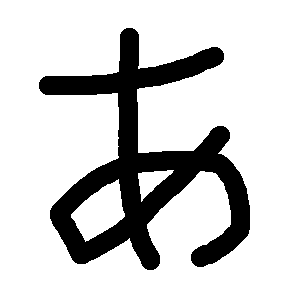
#> input picture DATA_pic/0_0.bmp, 300 x 300 px; its folder holds only this picture in this run
$ python binarization.py   (Python 2 division)
#> lines starting #> are read from the running program, lines starting #| are printed output that depends on the picture; after the words box and inside, x2 and y2 are one past the last pixel; in counts of white or black regions, pixels touching at a corner belong together
#! /usr/bin/env python
# -*- coding: utf-8 -*-

from PIL import Image
import numpy as np
from matplotlib import pylab as plt

def binari(k_max, d_max):
	"""

	Argment
	----------
	k_max: Number Class
	d_max: Number Datas

	Return
	----------
	pass
	"""
#> called with k_max = 0, d_max = 0


	FILENAME_IN_DATA = 'DATA_pic/'		# 変換する画像ディレクトリ名
	FILENAME_OUT_DATA = 'DATA_binari/'	# 出力するディレクトリ名
	FILENAME_IN_EXTENSION = '.bmp'		# 入力ファイル拡張子
	FILENAME_OUT_EXTENSION = '.csv'		# 出力ファイル拡張子

	# 扱う画像データ名
	PIC_NAME = str(k_max) + '_' + str(d_max)
	print 'input file name: ' + PIC_NAME

	# 圧縮率
	comp = 10

	# 入力するファイル名統合
	picName = FILENAME_IN_DATA + PIC_NAME + FILENAME_IN_EXTENSION
	# 出力するバイナリデータ名統合
	binariName = FILENAME_OUT_DATA + PIC_NAME + FILENAME_OUT_EXTENSION

	# 画像を配列に読み込んでグレースケールに変換
	# 実際ミスっているけれど気にしてはいけない
	img = np.array(Image.open(picName).convert('L'))
#> img is the input picture: shape (300, 300); 80.9% white; 1 black region, box (x1, y1, x2, y2) and area: (39, 28, 250, 270) 17153

	# 1/10にする（300x300 -> 30x30）
	img = (img[::comp, ::comp] + img[1::comp, ::comp] + img[::comp, 1::comp] + img[1::comp, 1::comp])/4
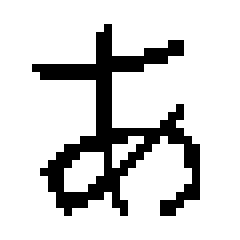
#> img: shape (30, 30) (shown 8 times larger); values 0 (black) and 63 (white), 82.8% white; black in thin lines or dots, all inside (x1, y1, x2, y2) = (4, 3, 25, 27)

	f = open(binariName, "w")

	for i in img:
		for item in i:
			if(item > 50):
				f.write("0")
			else:
				f.write("1")
			f.write(",")
#> this loop made 30 passes
	f.write("\n")

	print 'success!'

if __name__ == '__main__':
	K_MAX = 3	# クラス数
	D_MAX = 5	# データ数
	print 'Pic to binarization'
	for k in range(0, K_MAX):
		for d in range(0, D_MAX):
#> (the run stopped early here; a loop or call above may not have finished)
